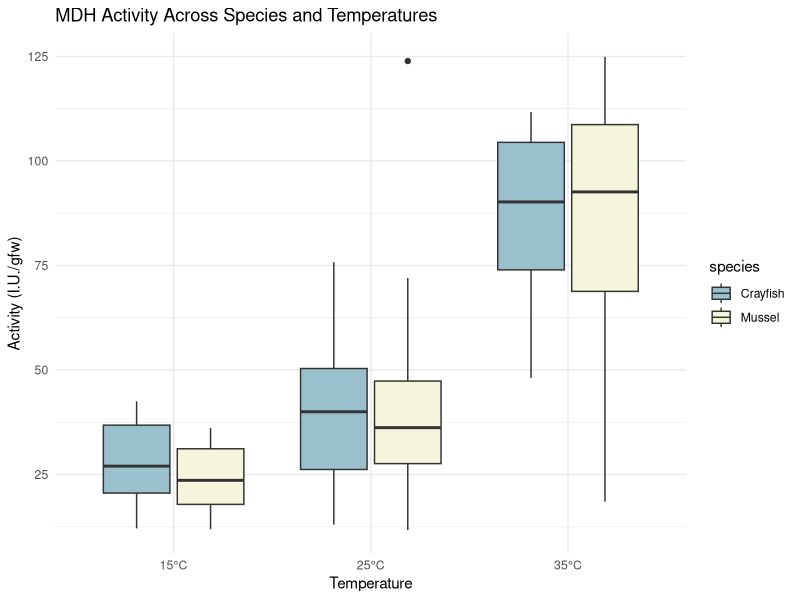

Write R code to recreate this figure.
##Lab 2 & 3- Data Analysis for Methods Write up 
##Sage Sularz

#Library checkout
library(ggplot2)
library(dplyr)
library(tidyr)

#call data
enzymedata <- read.csv(file = "lab3data.csv") #avgs for Q10
head(enzymedata)
MDH <- read.csv("mdhrawdata.csv") #full data for plot

# Create the boxplot
ggplot(MDH, aes(x=temp, y=IU.gfw, fill=species)) +
  geom_boxplot() +
  labs(title="MDH Activity Across Species and Temperatures",
       x="Temperature",
       y="Activity (I.U./gfw)") +
  scale_fill_manual(values=c("Crayfish"="lightblue3", "Mussel"="beige")) +
  theme_minimal() #+
#theme(axis.text.x = element_text(angle=45, hjust=1))  # Rotate x-axis labels for better readability

#Run ANOVA
x2anova <- aov(IU.gfw ~ temp * species, data = MDH)
summary(x2anova)


#Q10 = (R 2 /R 1 )^(10/(T2 - T1 )
enzymedata |>
  select(species, temp, IU.gfw) |>
  pivot_wider(values_from = IU.gfw,
              names_from = temp) |>
  mutate(twentyfive_fifteen = `25`/`15`,
         thirtyfive_twenty = `35`/`25`)

##Playing with calculation techniques

#enzymedata |>
  #mutate(temp = paste0("temp_", temp)) |>
  #select(species, temp, IU.gfw) |>
 # pivot_wider(values_from = IU.gfw,
#              names_from = temp) |>
#  mutate(q10_twentyfive_fifteen = temp_25/temp_15,
#         q10_thirtyfive_twenty = temp_35/temp_25)

#enzymedata$IU.gfw[which(enzymedata$species == "Mussel" | enzymedata$temp == 35)]/
 # enzymedata$IU.gfw[which(enzymedata$species == "Mussel" & enzymedata$temp == 25)]

#enzymedata$IU.gfw[3]/enzymedata$IU.gfw[2]

#dat <- enzymedata

#dat[1,4] <- NA
#dat

#dat |>
#  filter(!is.na(IU.gfw)) |>
#  select(species, temp, IU.gfw) |>
#  pivot_wider(values_from = IU.gfw,
#              names_from = temp) |>
#  mutate(twentyfive_fifteen = `25`/`15`,
#         thirtyfive_twenty = `35`/`25`)

#bc temp ranges are always 10 ds ^(10/t2-t1) will always = 1 so Q10=(R 2 /R 1 )

#q10 mussel 15-25 C
#((enzymedata[2,"IU.gfw"])/(enzymedata[1,"IU.gfw"]))^(10/((enzymedata[2,"temp"])-(enzymedata[1,"temp"])))

#q10 mussel 25-35 C
#((enzymedata[3,"IU.gfw"])/(enzymedata[2,"IU.gfw"])) #no need to include exponent wont change anything

#q10 crawfish 15-25 C
#((enzymedata[5,"IU.gfw"])/(enzymedata[4,"IU.gfw"]))

#q10 crawfish 25-35 C
#((enzymedata[6,"IU.gfw"])/(enzymedata[5,"IU.gfw"]))

